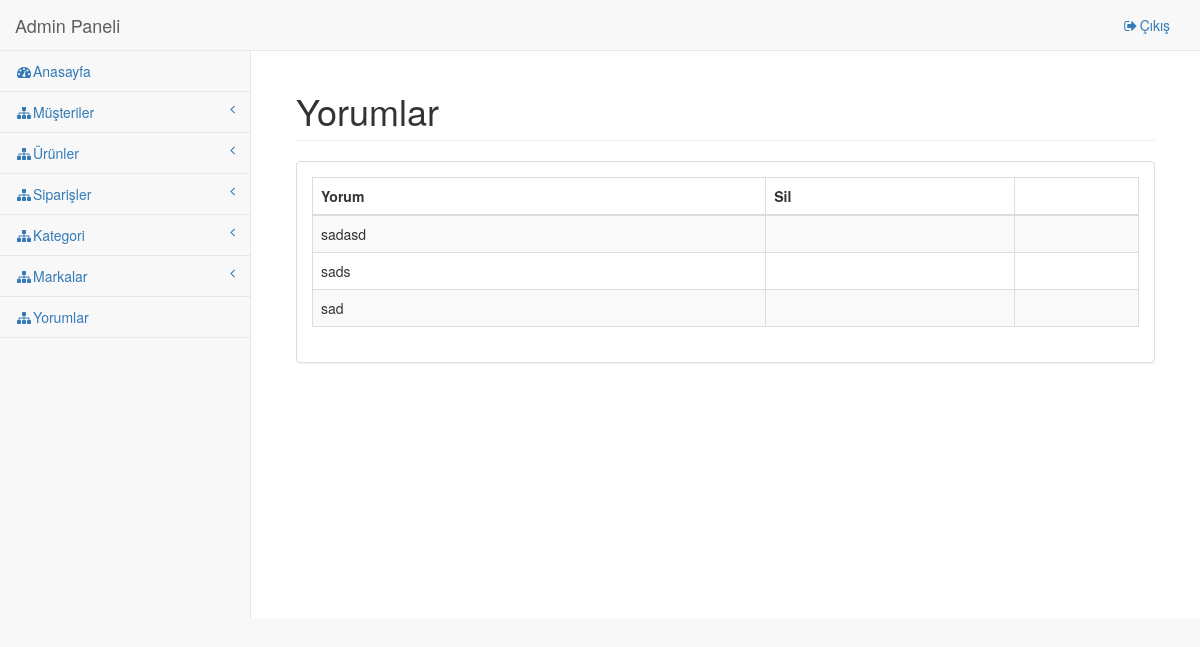
Page /adminpanel/page/comments/list on the earlier database version.
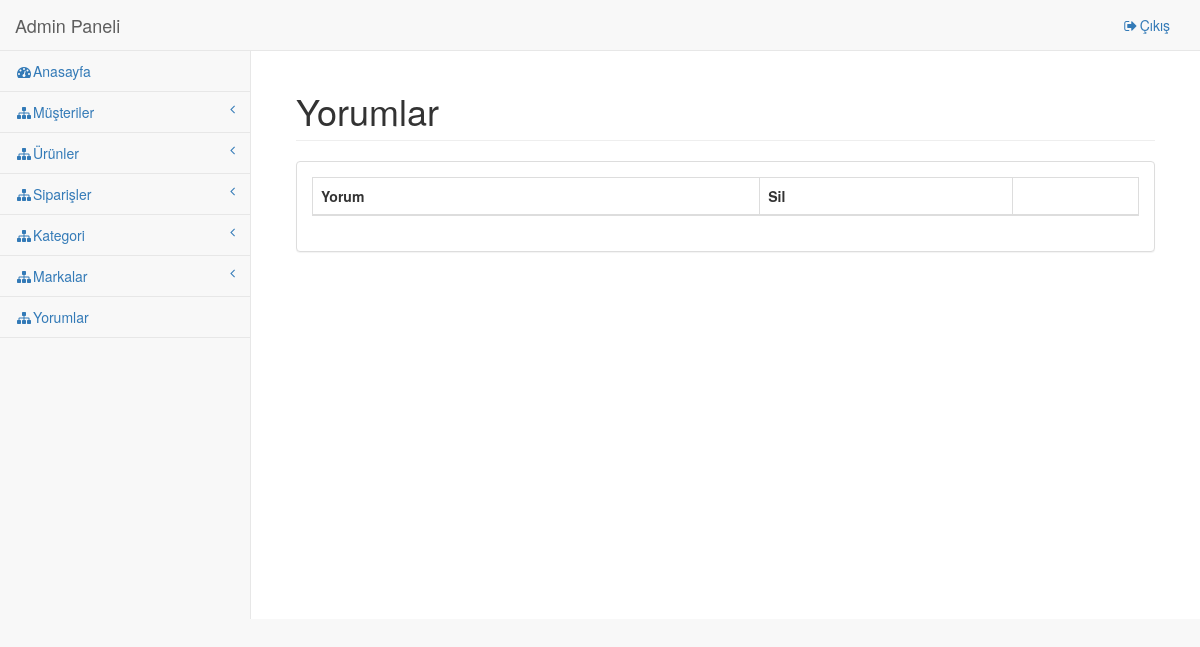
Same page on the later database version.
### tables this page shows
CREATE TABLE `comments` (
  `id` int(11) NOT NULL,
  `comment` varchar(100) DEFAULT NULL,
  `product_id` int(11) DEFAULT NULL,
  `user_id` int(11) DEFAULT NULL,
  `comment_date` date DEFAULT NULL
);

### application/controllers/Adminpanel.php (called while the page is built, shortened)
<?php
class AdminPanel extends CI_Controller {
	function __construct(){
		$this->load->database();
	}
	function page($folder, $file){
		$data['admins'] = $this->db->get('admin')->result();
		$data['customers'] = $this->db->get('users')->result();
		$data['products'] = $this->db->query("select product.id as id,detail,product.name as name, product.price as price, brands.name as brand,categories.name as category from product inner join brands on product.brand_id=brands.id inner join categories on categories.id=product.category_id")->result();
		$data['orders'] = $this->db->query("select users.name, total,orders.state as state from orders inner join users on users.id =orders.user_id")->result();
		$data['categories'] = $this->db->get('categories')->result();
		$data['comments'] = $this->db->get('comments')->result();
		$data['brands'] = $this->db->get('brands')->result();
		$this->load->view('panel/'.$folder.'/'.$file, $data);
	}
}

### index.php (called while the page is built, shortened)
<?php
require_once BASEPATH.'core/CodeIgniter.php';

### application/views/panel/comments/list.php (the view, shortened to what this page needs)
 <link href="<?=site_url('vendor/bootstrap/css/bootstrap.min.css')?>" rel="stylesheet">
    <link href="<?=site_url('vendor/metisMenu/metisMenu.min.css')?>" rel="stylesheet">
    <link href="<?=site_url('vendor/datatables-plugins/dataTables.bootstrap.css')?>" rel="stylesheet">
    <link href="<?=site_url('vendor/datatables-responsive/dataTables.responsive.css')?>" rel="stylesheet">
    <link href="<?=site_url('dist/css/sb-admin-2.css')?>" rel="stylesheet">
  <link href="<?=site_url('vendor/font-awesome/css/font-awesome.min.css')?>" rel="stylesheet" type="text/css">
       <div class="row">
                    <div class="col-lg-12">
                        <h1 class="page-header">Yorumlar</h1>
                    </div>
                </div>
                <div class="row">
                <div class="col-lg-12">
                    <div class="panel panel-default">
                        <div class="panel-body">
                            <table width="100%" class="table table-striped table-bordered table-hover" id="dataTables-example">
                                <thead>
                                    <tr>
                                        <th>Yorum</th>
                                        <th>Sil<th>
                                    </tr>
                                </thead>
                                <tbody>
                                    <?php foreach ($comments as $comment):?>
                                    <tr class="gradeX">
                                        <td><?=$comment->comment?></td>
                                        <td>
                                        <?php if($_SESSION['admin']->level==1):?>
                                        <a onClick="del('comments','comment',<?=$comment->id?>)" class="btn btn-warning btn-circle"><i class="fa fa-times"></i></a>
                                    <?php endif;?><td>
                                    </tr>
                                            <?php endforeach;?>
                                </tbody>
                            </table>
                        </div>
                    </div>
                </div>
            </div>
           </div>
    </body>
</html>

Differences in the rows shown:
removed comments: comment "sadasd"
removed comments: comment "sads"
removed comments: comment "sad"
